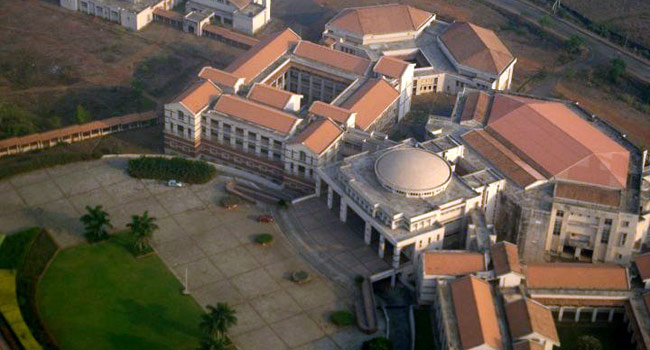
#> input picture TemplateMatching/bitsgoamain.jpg, 650 x 350 px
$ python bfmatching.py
#> lines starting #> are read from the running program, lines starting #| are printed output that depends on the picture
#Program:       Skew Invariant Template matching (Using SURF/SIFT feature matching)
#Programmer:    Sammit Jain | 2014B4A30909G
#Project:       Scale, Rotation and Skew invariant template matching
#Supervisor:    Prof. Neena Goveas, Dept. of Computer Science, BITS Pilani

import cv2
import numpy as np
from matplotlib import pyplot as plt

tempImg = cv2.imread('bitsgoamain.jpg',0); #Template Image
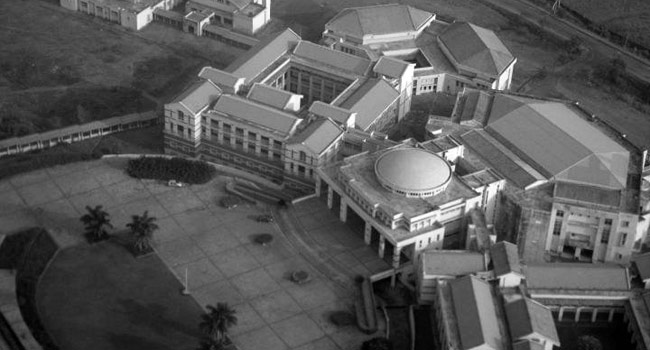
#> tempImg: shape (350, 650); min 0, max 255, mean 87.6
mainImg = cv2.imread('bitsgoamain_skewed.jpg',0) #Main Image
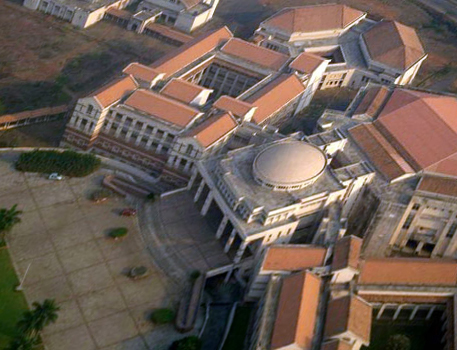
#> input picture TemplateMatching/bitsgoamain_skewed.jpg, 457 x 350 px
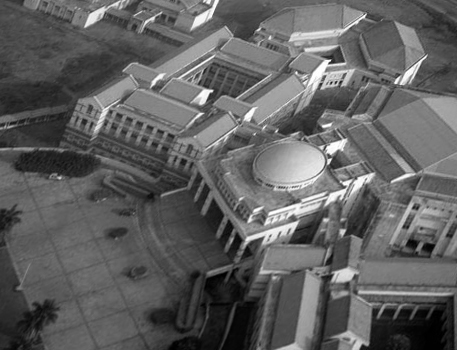
#> mainImg: shape (350, 457); min 0, max 255, mean 95.7

#Starting the SIFT detector

orb = cv2.ORB_create()

#finding the keypoints and descriptors with SIFT

#Slightly different from initializing keypoints and descriptors in C++
#Python used slightly different openCV definitions

kp1 = orb.detect(tempImg, None)
#> kp1 = 500 keypoints; strongest (x, y, size): (414, 64, 31), (415, 67, 31), (416, 66, 37.2), (301, 96, 31)
kp1, des1 = orb.compute(tempImg, kp1)

kp2 = orb.detect(mainImg, None)
#> kp2 = 500 keypoints; strongest (x, y, size): (330, 60, 31), (330, 62, 37.2), (329, 63, 31), (211, 90, 31)
kp2, des2 = orb.compute(mainImg, kp2)

#Creating a BFMatcher Object
bf = cv2.BFMatcher(cv2.NORM_HAMMING, crossCheck=True)

matches = bf.match(des1,des2)
#> matches = 252 matches

matches = sorted(matches, key = lambda x:x.distance)

resImg = cv2.drawMatches(tempImg,kp1,mainImg,kp2,matches[:20], tempImg, flags=2)
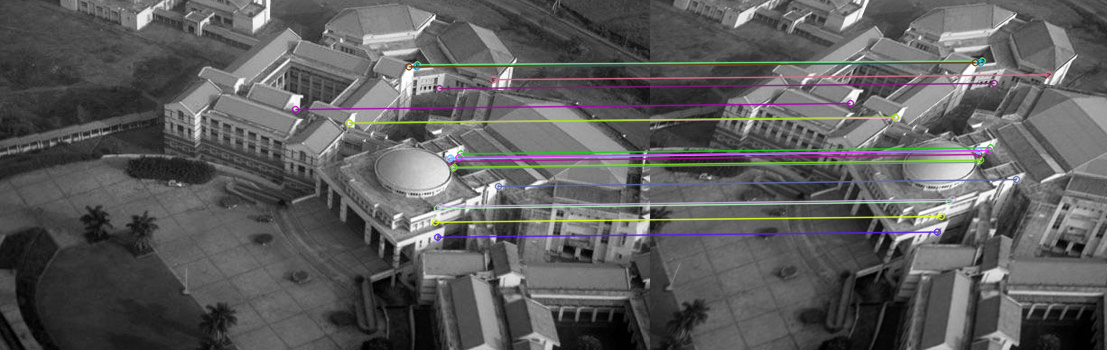
#> resImg: shape (350, 1107, 3); mean of channels 0, 1, 2 91.9, 91.9, 92.3; drawn as B, G, R

plt.imshow(resImg)

plt.show()

cv2.imshow('Normal',tempImg)
cv2.imshow('Skewed',mainImg)
plt.show()
